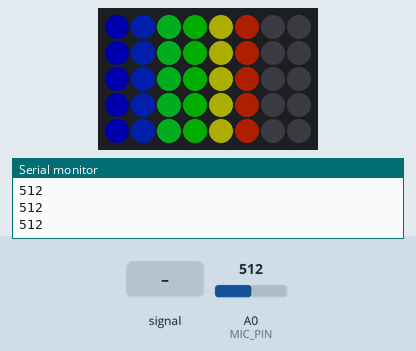
The sketch below on a simulated Arduino Uno, built with avr-gcc and run on an emulated ATmega328P. Shown: 8×5 RGB LED matrix (first LED top left, wired row by row), the last lines printed to the serial monitor. Inputs (shaded band) come from the test bench; at power-on: A0 (MIC_PIN) = 512. Dim RGB values are drawn brighter than linear.

Above: at 4.2 s.
4.3 s: A0 (MIC_PIN) fed a 2 Hz sine of ±306 counts around its level
At 4.68 s:
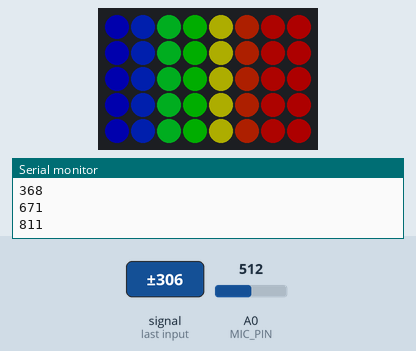
6.3 s: A0 (MIC_PIN) set to 40
At 6.8 s:
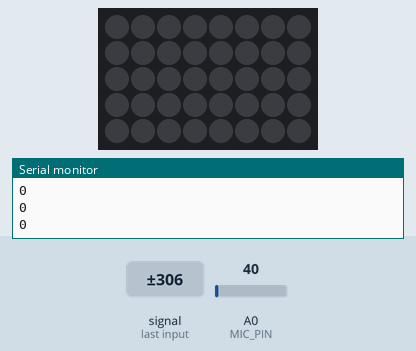
7.8 s: A0 (MIC_PIN) set to 122
At 8.6 s:
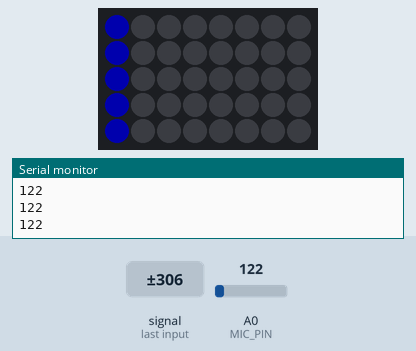
9.3 s: A0 (MIC_PIN) set to 0
At 9.8 s:
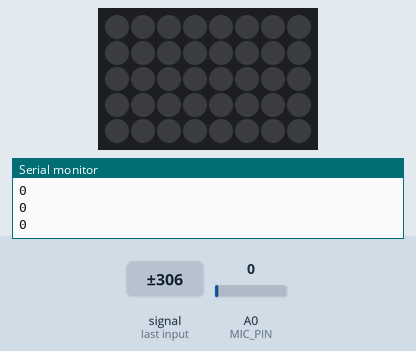
10.8 s: A0 (MIC_PIN) set to 306
At 12.0 s:
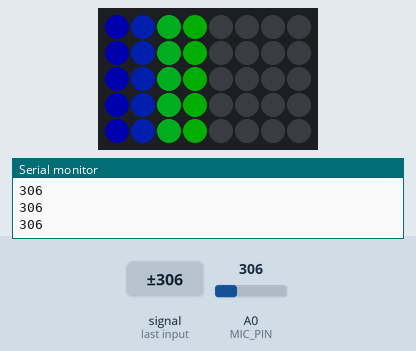
Timing chart, 0 to 13.3 s (numbered marks = the images above; inputs shaded):
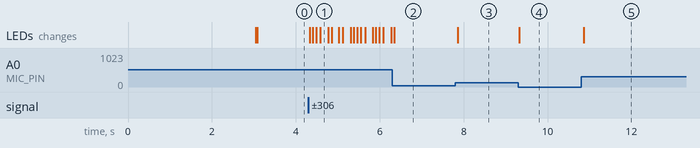

Measured:
- after the input at 4.3 s, the LEDs: first change at once (image 1 shows a later state)
- after the input at 6.3 s, the LEDs: change at once (image 2)
- after the input at 7.8 s, the LEDs: change after 0.06 s (image 3)
- after the input at 9.3 s, the LEDs: change at once (image 4)
- after the input at 10.8 s, the LEDs: change after 0.06 s (image 5)

The sketch:

ww_kit_uno_neopixel_5x8_volume.ino
```cpp
#include <Adafruit_NeoMatrix.h>     // Include the Adafruit NeoMatrix library for controlling the LED matrix
#include <Adafruit_GFX.h>           // Include the Adafruit GFX library, required for graphics functions
#include <Adafruit_NeoPixel.h>      // Include the Adafruit NeoPixel library for handling LED color and brightness

#define MIC_PIN         A0          // Define the pin for the microphone input (A0 on the Arduino)
#define PIN             6           // Define the data pin for the NeoPixel matrix
#define NUMPIXELS       40          // Set the number of LEDs in the NeoPixel matrix (8x5 grid = 40 LEDs)
#define BRIGHTNESS      50          // Set the brightness of the NeoPixels (range: 0 to 255)

// Initialize an 8x5 NeoMatrix grid, using the specified pin, orientation, and color order
Adafruit_NeoMatrix matrix = Adafruit_NeoMatrix(8, 5, PIN,
  NEO_MATRIX_TOP + NEO_MATRIX_LEFT +             // Start orientation from the top left of the matrix
  NEO_MATRIX_ROWS + NEO_MATRIX_PROGRESSIVE,      // Fill matrix in rows, with a progressive layout
  NEO_GRB + NEO_KHZ800);                         // Set color order to GRB and 800kHz frequency for NeoPixels

// Define a color for each row, creating a gradient effect (from blue at the bottom to red at the top)
uint16_t rowColors[] = {
  matrix.Color(0, 0, 255),      // Color for bottom row (blue)
  matrix.Color(0, 128, 255),    // Light blue for the next row up
  matrix.Color(0, 255, 128),    // Cyan for the third row
  matrix.Color(0, 255, 0),      // Green for the fourth row
  matrix.Color(255, 255, 0),    // Yellow for the fifth row
  matrix.Color(255, 128, 0),    // Orange for the sixth row
  matrix.Color(255, 64, 0),     // Orange-red for the seventh row
  matrix.Color(255, 0, 0)       // Red for the top row
};

void setup() {
  matrix.begin();                // Initialize the NeoMatrix
  matrix.setBrightness(BRIGHTNESS); // Set the brightness of the LEDs
  Serial.begin(9600);            // Start serial communication for debugging

  displaySoundLevel(8);          // Light up all rows to show the gradient for 3 seconds
  delay(3000);                   // Keep the display on for 3 seconds

  matrix.fillScreen(0);          // Clear the LED matrix
  matrix.show();                 // Display the cleared matrix
}

void loop() {
  int soundLevel = getSmoothedSoundLevel(); // Get an averaged sound level reading from the microphone

  if (soundLevel < 50) {         // Set a minimum threshold to ignore background noise
    soundLevel = 0;              // If below threshold, treat the sound level as 0
  }

  // Map the sound level (0 to 600) to the number of rows to light up (0 to 8)
  int rowCount = map(soundLevel, 0, 600, 0, 8); // Max level of 600 may need adjusting

  Serial.println(soundLevel);    // Output the sound level to the serial monitor for debugging

  displaySoundLevel(rowCount);   // Light up rows based on the sound level
  delay(50);                     // Short delay to stabilize display
}

// Function to read the sound level and average it for smoothness
int getSmoothedSoundLevel() {
  int total = 0;                 // Initialize the total for averaging
  for (int i = 0; i < 10; i++) { // Take 10 readings for smoothing
    total += analogRead(MIC_PIN); // Read the microphone level and add to total
    delay(1);                    // Small delay between readings
  }
  return total / 10;             // Return average of 10 readings
}

// Function to display the sound level by lighting up rows on the matrix
void displaySoundLevel(int rowCount) {
  matrix.fillScreen(0);          // Clear all LEDs on the matrix

  for (int row = 0; row < rowCount; row++) { // Loop through each row up to rowCount
    lightUpRow(row, rowColors[row]); // Use row-specific colors to create a gradient effect
  }

  matrix.show();                 // Update the display with the new lighting
}

// Helper function to light up a single row with a specified color
void lightUpRow(int row, uint16_t color) {
  for (int col = 0; col < 5; col++) { // Loop through each column in the row (5 columns total)
    matrix.drawPixel(row, col, color); // Set each LED in the row to the specified color
  }
}
```
